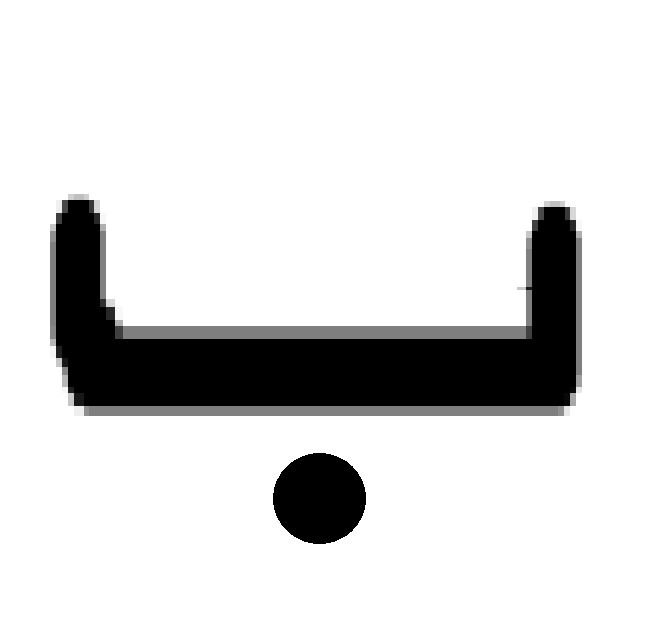
#> input picture az6/b.png, 658 x 638 px
$ python hopimage.py
#> lines starting #> are read from the running program, lines starting #| are printed output that depends on the picture
"""
Created on Tue Nov 12 17:06:21 2019

@author: Mohammad
"""
import numpy as np
import cv2
import matplotlib.pyplot as plt
def showImage(v):
  im = np.reshape(v, (10, 10))
  plt.figure()
  plt.imshow(im)
  plt.show()
def sgn(number):
    res = np.sign(number)
    for i in range (res.shape[0]):
        if (res[i,0]==0):
            res[i,0]=-1
    return res
IB=cv2.resize(cv2.imread('b.png',0), (10, 10))
_, IB = cv2.threshold(IB, 90, 255, 0)
IB = IB / 255
IB = IB.astype(float)
IB=sgn(IB)
IP=cv2.resize(cv2.imread('p.png',0), (10, 10))
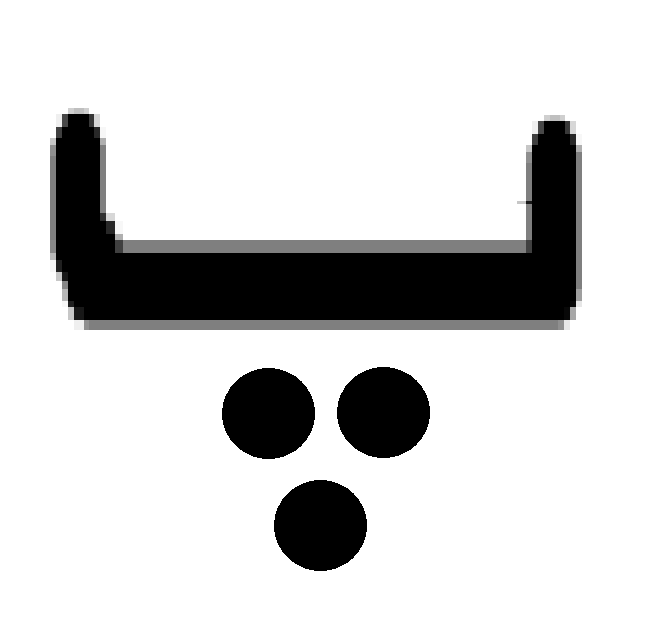
#> input picture az6/p.png, 658 x 638 px
_, IP = cv2.threshold(IP, 90, 255, 0)
IP = IP / 255
IP = IP.astype(float)
IP=sgn(IP)
IG=cv2.resize(cv2.imread('g.png',0), (10, 10))
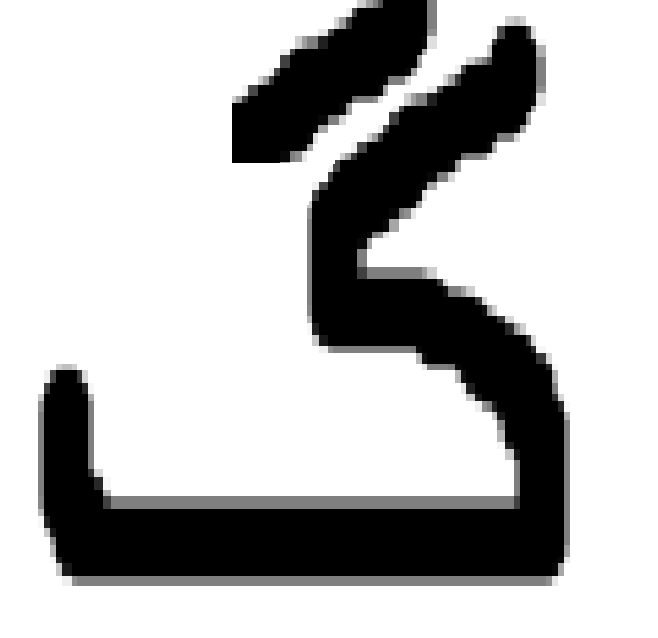
#> input picture az6/g.png, 658 x 638 px
_, IG = cv2.threshold(IG, 90, 255, 0)
IG = IG / 255
IG = IG.astype(float)
IG=sgn(IG)
ID=cv2.resize(cv2.imread('d.png',0), (10, 10))
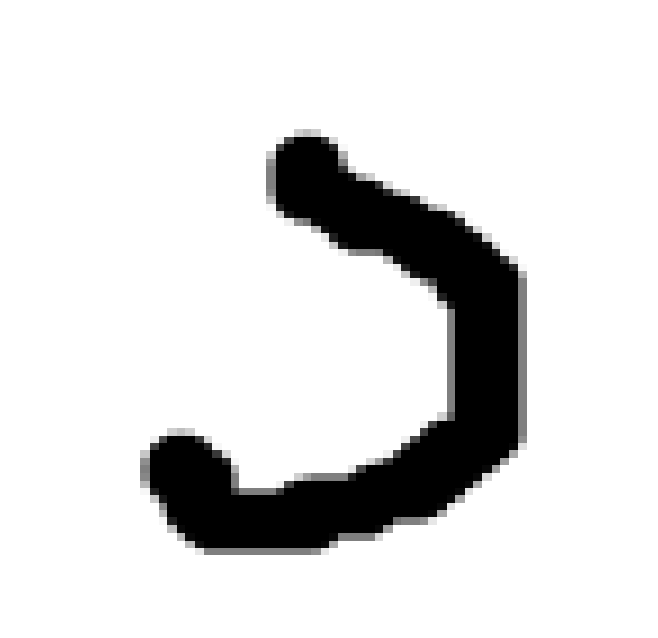
#> input picture az6/d.png, 658 x 638 px
_, ID = cv2.threshold(ID, 90, 255, 0)
ID = ID / 255
ID = ID.astype(float)
ID=sgn(ID)
IK=cv2.resize(cv2.imread('k.png',0), (10, 10))
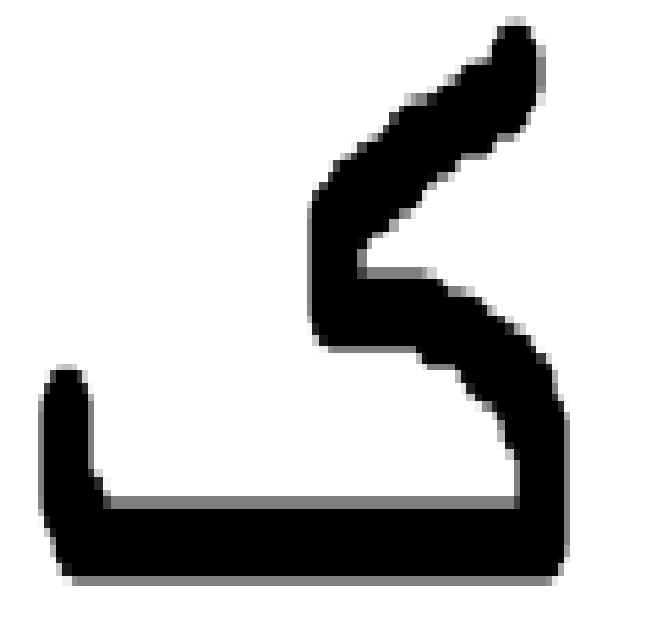
#> input picture az6/k.png, 658 x 638 px
_, IK = cv2.threshold(IK, 90, 255, 0)
IK = IK / 255
IK = IK.astype(float)
IK=sgn(IK)


def noisify(im , percentage):
  image = im.copy()

  number=int(percentage*image.shape[0])
  for i in range (number):
    randnumber = np.random.randint(0,image.shape[0])
    image[randnumber,0]=-image[randnumber,0]
  return image


images = [np.reshape(IB, (-1, 1)),np.reshape(IP, (-1, 1)),np.reshape(IG, (-1, 1)),np.reshape(ID, (-1, 1)),np.reshape(IK, (-1, 1)) ]
images = np.concatenate(images, axis = 1)
#> images = 100 rows, first 6: [1, 1, 1, 1, 1], [1, 1, 1, 1, 1], [1, 1, 1, 1, 1], [1, 1, 1, 1, 1], [1, 1, 1, 1, 1], [1, 1, 0, 1, 1]
showImage(images[:,0:1])
#> in showImage, `plt.show()`:
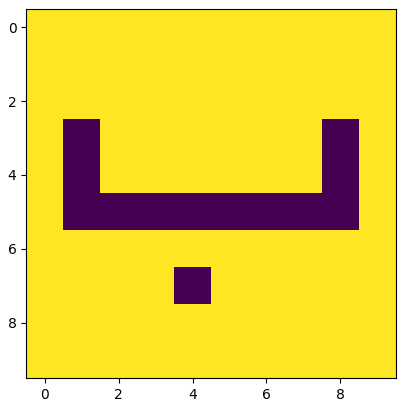
#> figure drawn by matplotlib, 1 panel

p1=noisify(images[:, 3:4],0.01)
#> in noisify, `image = im.copy()`: image = 100 values, max 1 at index 0, min 0 at index 24, mean 0.88
#> after the loop in noisify, `for i in range (number):`: image = 100 values, max 1 at index 0, min -1 at index 44, mean 0.86
#> p1 has the same summary as image in noisify


def asynchornise (v1,v2):
    p = v1.copy()
    for  i in  range(v1.shape[0]):
        if(v1[i,0]!=v2[i,0]):
            p[i,0]=v2[i,0]
            return p
    return p

m=p1.shape[1]
#> m = 1
W=np.dot(p1,np.transpose(p1))-m*np.eye(p1.shape[0])
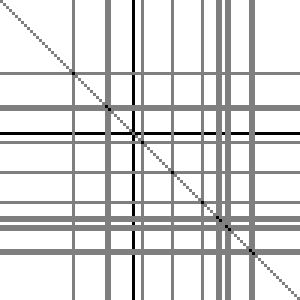
#> W: shape (100, 100) float64 (shown 3 times larger); min -1, max 1, mean 0.73; drawn with min black and max white
v1=p1
#> v1 has the same summary as image in noisify
i=1
while(True):
    v2=sgn(np.dot(W,v1))
    v2=asynchornise(v1,v2)
    if(np.allclose(v2,v1)):
            break
    i=i+1
    if(i==300):
      break
    v1 = v2
#> after the loop, i = 300
showImage(p1)
#> in showImage (call 2), `plt.show()`:
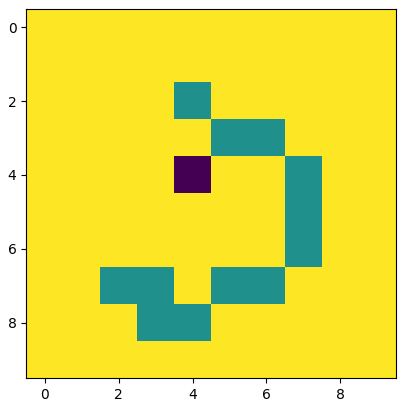
#> figure drawn by matplotlib, 1 panel
